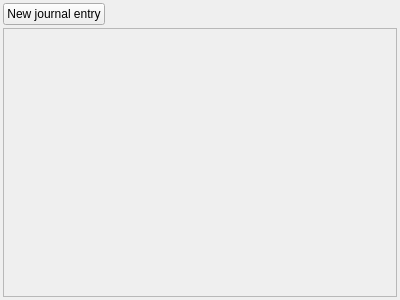
<?xml version="1.0" encoding="UTF-8"?>
<ui version="4.0">
 <class>JournalWidget</class>
 <widget class="QWidget" name="JournalWidget">
  <property name="geometry">
   <rect>
    <x>0</x>
    <y>0</y>
    <width>400</width>
    <height>300</height>
   </rect>
  </property>
  <property name="windowTitle">
   <string>Form</string>
  </property>
  <layout class="QVBoxLayout" name="verticalLayout_3">
   <property name="spacing">
    <number>3</number>
   </property>
   <property name="leftMargin">
    <number>2</number>
   </property>
   <property name="topMargin">
    <number>2</number>
   </property>
   <property name="rightMargin">
    <number>2</number>
   </property>
   <property name="bottomMargin">
    <number>2</number>
   </property>
   <item>
    <widget class="QStackedWidget" name="stackedWidget">
     <property name="currentIndex">
      <number>0</number>
     </property>
     <widget class="QWidget" name="pageCards">
      <layout class="QVBoxLayout" name="verticalLayout">
       <property name="spacing">
        <number>3</number>
       </property>
       <property name="leftMargin">
        <number>1</number>
       </property>
       <property name="topMargin">
        <number>1</number>
       </property>
       <property name="rightMargin">
        <number>1</number>
       </property>
       <property name="bottomMargin">
        <number>1</number>
       </property>
       <item>
        <widget class="QPushButton" name="btnNew">
         <property name="sizePolicy">
          <sizepolicy hsizetype="Maximum" vsizetype="Fixed">
           <horstretch>0</horstretch>
           <verstretch>0</verstretch>
          </sizepolicy>
         </property>
         <property name="cursor">
          <cursorShape>PointingHandCursor</cursorShape>
         </property>
         <property name="text">
          <string>New journal entry</string>
         </property>
         <property name="base" stdset="0">
          <bool>true</bool>
         </property>
        </widget>
       </item>
       <item>
        <widget class="CardsView" name="cardsJournal">
         <property name="frameShape">
          <enum>QFrame::StyledPanel</enum>
         </property>
         <property name="frameShadow">
          <enum>QFrame::Raised</enum>
         </property>
        </widget>
       </item>
      </layout>
     </widget>
     <widget class="QWidget" name="pageEditor">
      <layout class="QVBoxLayout" name="verticalLayout_2">
       <property name="spacing">
        <number>3</number>
       </property>
       <property name="leftMargin">
        <number>2</number>
       </property>
       <property name="topMargin">
        <number>2</number>
       </property>
       <property name="rightMargin">
        <number>2</number>
       </property>
       <property name="bottomMargin">
        <number>2</number>
       </property>
       <item>
        <widget class="QPushButton" name="btnBack">
         <property name="sizePolicy">
          <sizepolicy hsizetype="Maximum" vsizetype="Fixed">
           <horstretch>0</horstretch>
           <verstretch>0</verstretch>
          </sizepolicy>
         </property>
         <property name="cursor">
          <cursorShape>PointingHandCursor</cursorShape>
         </property>
         <property name="text">
          <string>Back</string>
         </property>
         <property name="base" stdset="0">
          <bool>true</bool>
         </property>
        </widget>
       </item>
       <item>
        <widget class="QWidget" name="wdgEditor" native="true">
         <layout class="QVBoxLayout" name="verticalLayout_4">
          <property name="spacing">
           <number>0</number>
          </property>
          <property name="leftMargin">
           <number>0</number>
          </property>
          <property name="topMargin">
           <number>0</number>
          </property>
          <property name="rightMargin">
           <number>0</number>
          </property>
          <property name="bottomMargin">
           <number>0</number>
          </property>
         </layout>
        </widget>
       </item>
      </layout>
     </widget>
    </widget>
   </item>
  </layout>
 </widget>
 <customwidgets>
  <customwidget>
   <class>CardsView</class>
   <extends>QFrame</extends>
   <header>plotlyst.view.widget.cards</header>
   <container>1</container>
  </customwidget>
 </customwidgets>
 <resources/>
 <connections/>
</ui>
